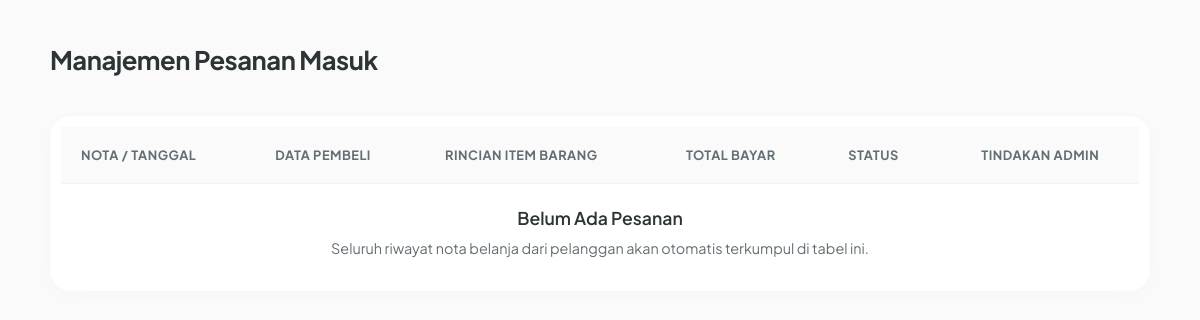
Before: /admin-dashboard/pesanan/ with the older database file.
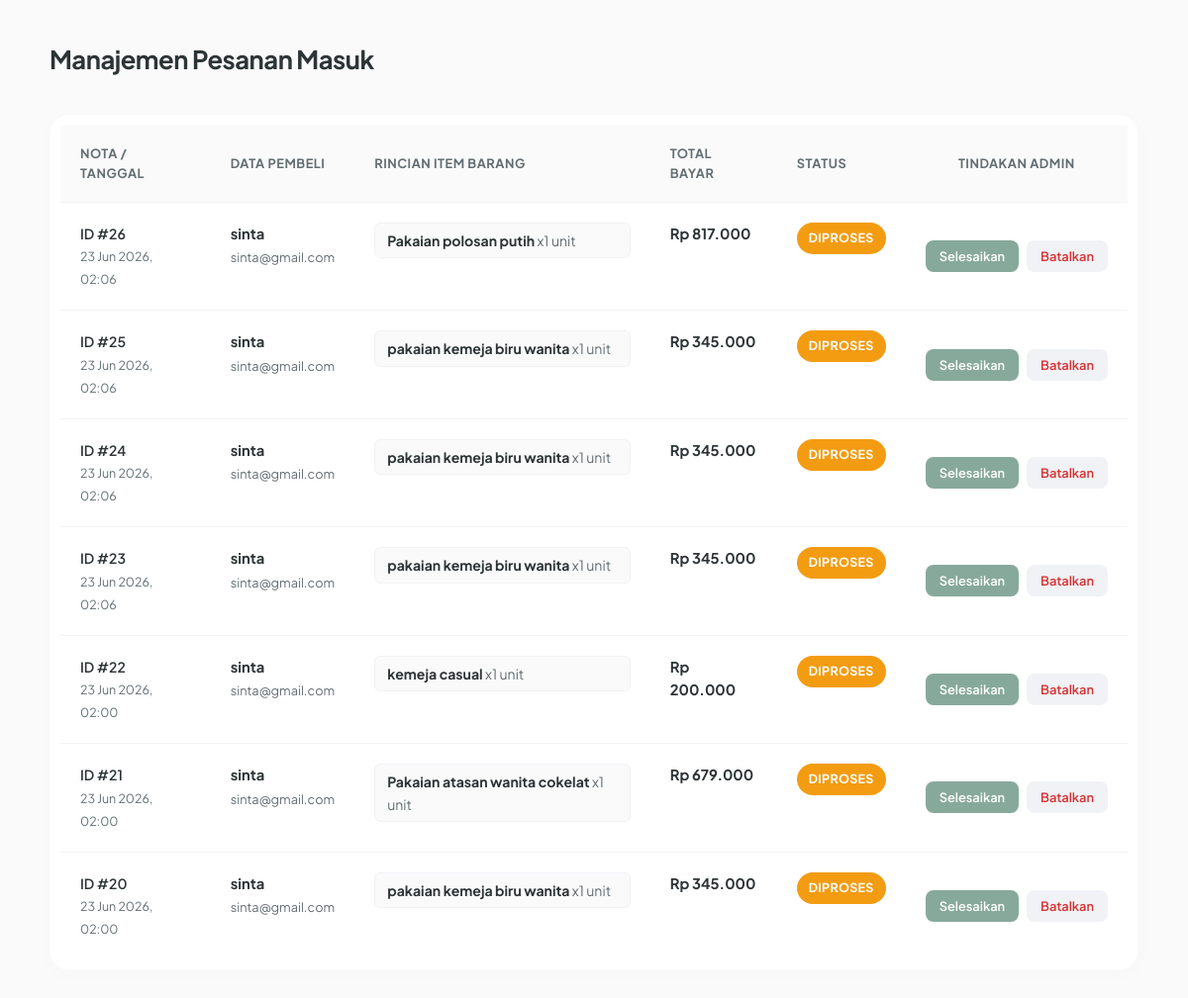
After: the same page with the newer database file.
### shop/models.py (models this page shows, shortened)
class Pesanan(models.Model):
    STATUS_CHOICES = (
        ('proses', 'Diproses'),
        ('kirim', 'Dikirim'),
        ('selesai', 'Selesai'),
    )
    pembeli = models.ForeignKey(Pengguna, on_delete=models.CASCADE, related_name='daftar_pesanan')
    total_harga = models.DecimalField(max_digits=15, decimal_places=2)
    status = models.CharField(max_length=10, choices=STATUS_CHOICES, default='proses')
    tanggal_transaksi = models.DateTimeField(auto_now_add=True)

class Pengguna(AbstractUser):
    ROLE_CHOICES = (
        ('admin', 'Admin'),
        ('user', 'Pengguna/User'),
    )
    role = models.CharField(max_length=10, choices=ROLE_CHOICES, default='user')

class DetailPesanan(models.Model):
    pesanan = models.ForeignKey(Pesanan, on_delete=models.CASCADE, related_name='item_pesanan')
    produk = models.ForeignKey(Produk, on_delete=models.SET_NULL, null=True)
    jumlah = models.IntegerField(default=1)
    harga_satuan = models.DecimalField(max_digits=12, decimal_places=2)

class Produk(models.Model):
    nama = models.CharField(max_length=255)
    kategori = models.CharField(max_length=100, default='Umum')
    gambar = models.ImageField(upload_to='produk_images/', blank=True, null=True)
    deskripsi = models.TextField()
    harga = models.DecimalField(max_digits=12, decimal_places=2)
    stok = models.IntegerField(default=0)
    dibuat_pada = models.DateTimeField(auto_now_add=True)

### shop/views.py (the view)
# urls.py: path('admin-dashboard/pesanan/', views.admin_pesanan_view, name='admin_pesanan'),
def admin_pesanan_view(request):
    daftar_pesanan = Pesanan.objects.select_related('pembeli').prefetch_related('item_pesanan__produk').order_by('-tanggal_transaksi')
    context = {
        'daftar_pesanan': daftar_pesanan,
    }
    return render(request, 'shop/admin_pesanan.html', context)

### shop/templates/shop/admin_pesanan.html (shortened to what the changed rows need)
{% load humanize %}
<!DOCTYPE html>
<html lang="id">
<head>
</head>
<body>
    <div class="container">
        <header class="page-header">
            <h1>Manajemen Pesanan Masuk</h1>
        </header>
        <div class="table-responsive-wrapper">
            <table class="orders-data-table">
                <thead>
                    <tr>
                        <th>Nota / Tanggal</th>
                        <th>Data Pembeli</th>
                        <th>Rincian Item Barang</th>
                        <th>Total Bayar</th>
                        <th>Status</th>
                        <th style="text-align: center;">Tindakan Admin</th>
                    </tr>
                </thead>
                <tbody>
                    {% for pesanan in daftar_pesanan %}
                    <tr>
                        <td style="font-weight: 600; font-size: 0.88rem;">
                            ID #{{ pesanan.pk }}<br>
                            <span style="font-size: 0.78rem; font-weight: 400; color: var(--text-muted);">{{pesanan.tanggal_transaksi|date:"d M Y, H:i" }}</span>
                        </td>
                        <td>
                            <div class="buyer-info-box">
                                <span class="buyer-username">{{ pesanan.pembeli.username }}</span>
                                <span class="buyer-email">{{ pesanan.pembeli.email|default:"Tidak ada email" }}</span>
                            </div>
                        </td>
                        <td>
                            <div class="items-list-box">
                                {% for item in pesanan.item_pesanan.all %}
                                <div class="item-row-detail">
                                    <strong>{{ item.produk.nama|default:"Produk Telah Dihapus" }}</strong>
                                    <span style="color: var(--text-muted);">x{{ item.jumlah }} unit</span>
                                </div>
                                {% endfor %}
                            </div>
                        </td>
                        <td style="font-weight: 700; color: var(--text-main);">
                            Rp {{ pesanan.total_harga|floatformat:0|intcomma }}
                        </td>
                        <td>
                            <span id="badge-{{ pesanan.pk }}" class="status-badge badge-{{ pesanan.status }}">
                                {{ pesanan.get_status_display|default:pesanan.status }}
                            </span>
                        </td>
                        <td style="vertical-align: middle; text-align: center;" id="action-cell-{{ pesanan.pk }}">
                            {% if pesanan.status == 'proses' or pesanan.status == 'kirim' %}
                            <div class="actions-btn-group">
                                <button type="button" onclick="eksekusiKeputusan('{{ pesanan.pk }}', 'selesai')"
                                    class="btn-decision btn-approve-success">Selesaikan</button>
                                <button type="button" onclick="eksekusiKeputusan('{{ pesanan.pk }}', 'batal')"
                                    class="btn-decision btn-reject-danger">Batalkan</button>
                            </div>
                            {% else %}
                            <span style="font-size: 0.82rem; color: var(--text-muted); font-style: italic;">Selesai
                                Diproses</span>
                            {% endif %}
                        </td>
                    </tr>
                    {% empty %}
                    <tr>
                        <td colspan="6" class="empty-orders-card">
                            <p
                                style="font-size: 1.1rem; font-weight: 600; margin-bottom: 4px; color: var(--text-main);">
                                Belum Ada Pesanan</p>
                            <p style="font-size: 0.9rem;">Seluruh riwayat nota belanja dari pelanggan akan otomatis
                                terkumpul di tabel ini.</p>
                        </td>
                    </tr>
                    {% endfor %}
                </tbody>
            </table>
        </div>
    </div>
</body>
</html>

Changed rows visible on the page:
added Pesanan: pk "26", tanggal_transaksi "23 Jun 2026, 02:06", pembeli.username "sinta", pembeli.email "sinta@gmail.com", total_harga "817.000", status "DIPROSES"
added DetailPesanan: produk.nama "Pakaian polosan putih", jumlah "1", shown under "26"
added Pesanan: pk "25", tanggal_transaksi "23 Jun 2026, 02:06", pembeli.username "sinta", pembeli.email "sinta@gmail.com", total_harga "345.000", status "DIPROSES"
added DetailPesanan: produk.nama "pakaian kemeja biru wanita", jumlah "1", shown under "25"
added Pesanan: pk "24", tanggal_transaksi "23 Jun 2026, 02:06", pembeli.username "sinta", pembeli.email "sinta@gmail.com", total_harga "345.000", status "DIPROSES"
added DetailPesanan: produk.nama "pakaian kemeja biru wanita", jumlah "1", shown under "24"
added Pesanan: pk "23", tanggal_transaksi "23 Jun 2026, 02:06", pembeli.username "sinta", pembeli.email "sinta@gmail.com", total_harga "345.000", status "DIPROSES"
added DetailPesanan: produk.nama "pakaian kemeja biru wanita", jumlah "1", shown under "23"
added Pesanan: pk "22", tanggal_transaksi "23 Jun 2026, 02:00", pembeli.username "sinta", pembeli.email "sinta@gmail.com", total_harga "200.000", status "DIPROSES"
added DetailPesanan: produk.nama "kemeja casual", jumlah "1", shown under "22"
added Pesanan: pk "21", tanggal_transaksi "23 Jun 2026, 02:00", pembeli.username "sinta", pembeli.email "sinta@gmail.com", total_harga "679.000", status "DIPROSES"
added DetailPesanan: produk.nama "Pakaian atasan wanita cokelat", jumlah "1", shown under "21"
added Pesanan: pk "20", tanggal_transaksi "23 Jun 2026, 02:00", pembeli.username "sinta", pembeli.email "sinta@gmail.com", total_harga "345.000", status "DIPROSES"
added DetailPesanan: produk.nama "pakaian kemeja biru wanita", jumlah "1", shown under "20"
Other visible differences:
text no longer shown: "Belum Ada Pesanan Seluruh riwayat nota belanja dari pelanggan akan otomatis terkumpul di tabel ini."
